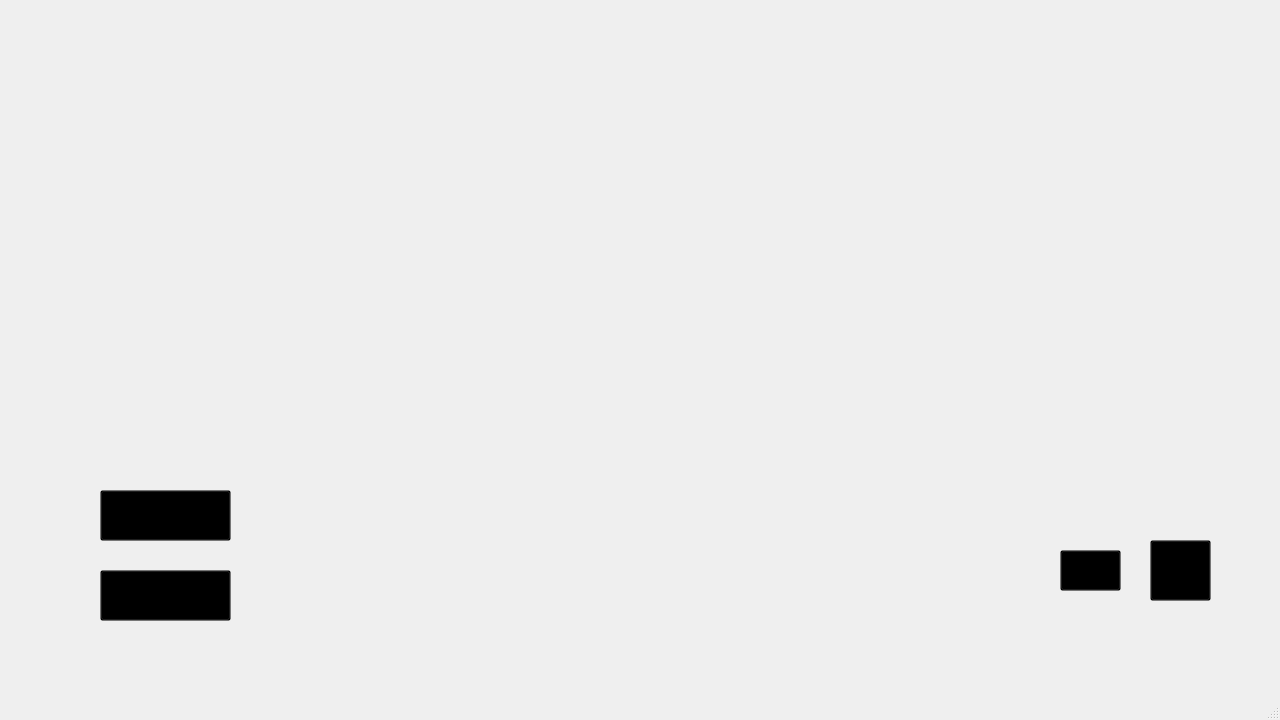
<?xml version="1.0" encoding="UTF-8"?>
<ui version="4.0">
 <class>MainWindow</class>
 <widget class="QMainWindow" name="MainWindow">
  <property name="geometry">
   <rect>
    <x>0</x>
    <y>0</y>
    <width>1280</width>
    <height>720</height>
   </rect>
  </property>
  <property name="windowTitle">
   <string>MainWindow</string>
  </property>
  <widget class="QWidget" name="centralwidget">
   <widget class="QLabel" name="blackbg">
    <property name="geometry">
     <rect>
      <x>0</x>
      <y>0</y>
      <width>1280</width>
      <height>720</height>
     </rect>
    </property>
    <property name="text">
     <string/>
    </property>
    <property name="pixmap">
     <pixmap>black bg 720p.jpg</pixmap>
    </property>
   </widget>
   <widget class="QLabel" name="Ironmanbg">
    <property name="geometry">
     <rect>
      <x>1280</x>
      <y>720</y>
      <width>391</width>
      <height>241</height>
     </rect>
    </property>
    <property name="text">
     <string/>
    </property>
    <property name="pixmap">
     <pixmap>maxresdefault (2).jpg</pixmap>
    </property>
   </widget>
   <widget class="QPushButton" name="Startbutton">
    <property name="geometry">
     <rect>
      <x>100</x>
      <y>490</y>
      <width>131</width>
      <height>51</height>
     </rect>
    </property>
    <property name="styleSheet">
     <string notr="true">background-color: transparent</string>
    </property>
    <property name="text">
     <string/>
    </property>
   </widget>
   <widget class="QLabel" name="Gif_1">
    <property name="geometry">
     <rect>
      <x>40</x>
      <y>20</y>
      <width>431</width>
      <height>171</height>
     </rect>
    </property>
    <property name="text">
     <string/>
    </property>
    <property name="pixmap">
     <pixmap>initial.gif</pixmap>
    </property>
   </widget>
   <widget class="QLabel" name="Gif_2">
    <property name="geometry">
     <rect>
      <x>-70</x>
      <y>200</y>
      <width>491</width>
      <height>251</height>
     </rect>
    </property>
    <property name="text">
     <string/>
    </property>
    <property name="pixmap">
     <pixmap>jarvis-iron-man.gif</pixmap>
    </property>
   </widget>
   <widget class="QLabel" name="background">
    <property name="geometry">
     <rect>
      <x>0</x>
      <y>0</y>
      <width>1280</width>
      <height>720</height>
     </rect>
    </property>
    <property name="text">
     <string/>
    </property>
    <property name="pixmap">
     <pixmap>iron man png.png</pixmap>
    </property>
   </widget>
   <widget class="QLabel" name="Gif_3">
    <property name="geometry">
     <rect>
      <x>760</x>
      <y>-10</y>
      <width>551</width>
      <height>361</height>
     </rect>
    </property>
    <property name="text">
     <string/>
    </property>
    <property name="pixmap">
     <pixmap>d6a4db7983112c867f7ec4d71e754292.gif</pixmap>
    </property>
    <property name="scaledContents">
     <bool>true</bool>
    </property>
   </widget>
   <widget class="QLabel" name="Start_Gif">
    <property name="geometry">
     <rect>
      <x>90</x>
      <y>480</y>
      <width>151</width>
      <height>71</height>
     </rect>
    </property>
    <property name="text">
     <string/>
    </property>
    <property name="pixmap">
     <pixmap>Start.png</pixmap>
    </property>
    <property name="scaledContents">
     <bool>true</bool>
    </property>
   </widget>
   <widget class="QPushButton" name="Quit_button">
    <property name="geometry">
     <rect>
      <x>100</x>
      <y>570</y>
      <width>131</width>
      <height>51</height>
     </rect>
    </property>
    <property name="styleSheet">
     <string notr="true">background-color: transparent</string>
    </property>
    <property name="text">
     <string/>
    </property>
   </widget>
   <widget class="QLabel" name="Quit_Gif">
    <property name="geometry">
     <rect>
      <x>90</x>
      <y>570</y>
      <width>151</width>
      <height>61</height>
     </rect>
    </property>
    <property name="text">
     <string/>
    </property>
    <property name="pixmap">
     <pixmap>Quit.png</pixmap>
    </property>
    <property name="scaledContents">
     <bool>true</bool>
    </property>
   </widget>
   <widget class="QPushButton" name="YT_pushbutton">
    <property name="geometry">
     <rect>
      <x>1060</x>
      <y>550</y>
      <width>61</width>
      <height>41</height>
     </rect>
    </property>
    <property name="styleSheet">
     <string notr="true">background-color: Transparent
</string>
    </property>
    <property name="text">
     <string/>
    </property>
   </widget>
   <widget class="QPushButton" name="Chrome_pushbutton">
    <property name="geometry">
     <rect>
      <x>1150</x>
      <y>540</y>
      <width>61</width>
      <height>61</height>
     </rect>
    </property>
    <property name="styleSheet">
     <string notr="true">background-color: Transparent
</string>
    </property>
    <property name="text">
     <string/>
    </property>
   </widget>
   <widget class="QLabel" name="YT_Logo">
    <property name="geometry">
     <rect>
      <x>1030</x>
      <y>520</y>
      <width>131</width>
      <height>101</height>
     </rect>
    </property>
    <property name="text">
     <string/>
    </property>
    <property name="pixmap">
     <pixmap>youtube-arrow.png</pixmap>
    </property>
    <property name="scaledContents">
     <bool>true</bool>
    </property>
   </widget>
   <widget class="QLabel" name="chrome_logo">
    <property name="geometry">
     <rect>
      <x>840</x>
      <y>400</y>
      <width>391</width>
      <height>221</height>
     </rect>
    </property>
    <property name="text">
     <string/>
    </property>
    <property name="pixmap">
     <pixmap>chrome gif.gif</pixmap>
    </property>
    <property name="scaledContents">
     <bool>true</bool>
    </property>
    <property name="wordWrap">
     <bool>true</bool>
    </property>
   </widget>
   <zorder>blackbg</zorder>
   <zorder>Gif_1</zorder>
   <zorder>Gif_3</zorder>
   <zorder>Gif_2</zorder>
   <zorder>Ironmanbg</zorder>
   <zorder>Start_Gif</zorder>
   <zorder>Quit_Gif</zorder>
   <zorder>chrome_logo</zorder>
   <zorder>YT_Logo</zorder>
   <zorder>Chrome_pushbutton</zorder>
   <zorder>background</zorder>
   <zorder>YT_pushbutton</zorder>
   <zorder>Quit_button</zorder>
   <zorder>Startbutton</zorder>
  </widget>
  <widget class="QMenuBar" name="menubar">
   <property name="geometry">
    <rect>
     <x>0</x>
     <y>0</y>
     <width>1280</width>
     <height>21</height>
    </rect>
   </property>
  </widget>
  <widget class="QStatusBar" name="statusbar"/>
 </widget>
 <resources/>
 <connections/>
</ui>
